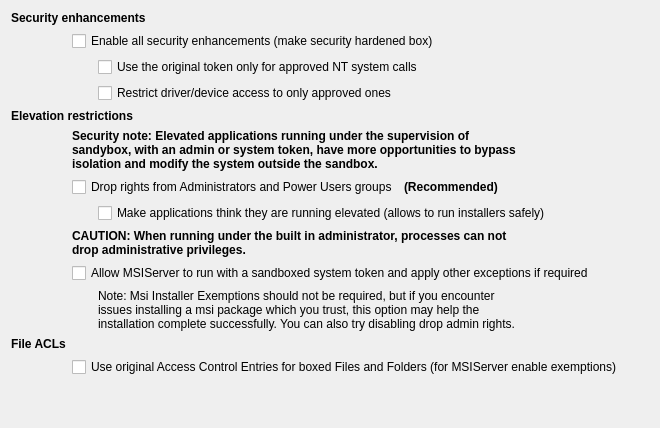
           <widget class="QWidget" name="tabHarden">
            <attribute name="title">
             <string>Security Hardening</string>
            </attribute>
            <layout class="QGridLayout" name="gridLayout_53">
             <item row="0" column="0">
              <layout class="QGridLayout" name="gridLayout_52">
               <item row="3" column="2" colspan="4">
                <widget class="QCheckBox" name="chkRestrictDevices">
                 <property name="text">
                  <string>Restrict driver/device access to only approved ones</string>
                 </property>
                </widget>
               </item>
               <item row="10" column="2" colspan="3">
                <widget class="QLabel" name="label_28">
                 <property name="text">
                  <string>Note: Msi Installer Exemptions should not be required, but if you encounter issues installing a msi package which you trust, this option may help the installation complete successfully. You can also try disabling drop admin rights.</string>
                 </property>
                 <property name="wordWrap">
                  <bool>true</bool>
                 </property>
                </widget>
               </item>
               <item row="10" column="1">
                <widget class="QLabel" name="label_41">
                 <property name="minimumSize">
                  <size>
                   <width>20</width>
                   <height>0</height>
                  </size>
                 </property>
                 <property name="maximumSize">
                  <size>
                   <width>20</width>
                   <height>16777215</height>
                  </size>
                 </property>
                 <property name="text">
                  <string/>
                 </property>
                </widget>
               </item>
               <item row="13" column="3" colspan="3">
                <spacer name="horizontalSpacer_10">
                 <property name="orientation">
                  <enum>Qt::Orientation::Horizontal</enum>
                 </property>
                 <property name="sizeHint" stdset="0">
                  <size>
                   <width>40</width>
                   <height>20</height>
                  </size>
                 </property>
                </spacer>
               </item>
               <item row="13" column="1">
                <spacer name="verticalSpacer_29">
                 <property name="orientation">
                  <enum>Qt::Orientation::Vertical</enum>
                 </property>
                 <property name="sizeHint" stdset="0">
                  <size>
                   <width>20</width>
                   <height>40</height>
                  </size>
                 </property>
                </spacer>
               </item>
               <item row="9" column="1" colspan="5">
                <widget class="QCheckBox" name="chkMsiExemptions">
                 <property name="text">
                  <string>Allow MSIServer to run with a sandboxed system token and apply other exceptions if required</string>
                 </property>
                </widget>
               </item>
               <item row="8" column="1" colspan="4">
                <widget class="QLabel" name="lblAdmin">
                 <property name="font">
                  <font>
                   <bold>true</bold>
                   <kerning>true</kerning>
                  </font>
                 </property>
                 <property name="text">
                  <string>CAUTION: When running under the built in administrator, processes can not drop administrative privileges.</string>
                 </property>
                 <property name="wordWrap">
                  <bool>true</bool>
                 </property>
                </widget>
               </item>
               <item row="5" column="1" colspan="4">
                <widget class="QLabel" name="label_35">
                 <property name="font">
                  <font>
                   <bold>true</bold>
                   <kerning>true</kerning>
                  </font>
                 </property>
                 <property name="text">
                  <string>Security note: Elevated applications running under the supervision of sandybox, with an admin or system token, have more opportunities to bypass isolation and modify the system outside the sandbox.</string>
                 </property>
                 <property name="wordWrap">
                  <bool>true</bool>
                 </property>
                </widget>
               </item>
               <item row="1" column="1" colspan="5">
                <widget class="QCheckBox" name="chkSecurityMode">
                 <property name="text">
                  <string>Enable all security enhancements (make security hardened box)</string>
                 </property>
                </widget>
               </item>
               <item row="6" column="1" colspan="3">
                <widget class="QCheckBox" name="chkDropRights">
                 <property name="text">
                  <string>Drop rights from Administrators and Power Users groups</string>
                 </property>
                </widget>
               </item>
               <item row="4" column="0" colspan="3">
                <widget class="QLabel" name="lblElevation">
                 <property name="font">
                  <font>
                   <bold>true</bold>
                   <kerning>true</kerning>
                  </font>
                 </property>
                 <property name="toolTip">
                  <string>Protect the system from sandboxed processes</string>
                 </property>
                 <property name="text">
                  <string>Elevation restrictions</string>
                 </property>
                </widget>
               </item>
               <item row="11" column="0">
                <widget class="QLabel" name="lblACLs">
                 <property name="font">
                  <font>
                   <bold>true</bold>
                   <kerning>true</kerning>
                  </font>
                 </property>
                 <property name="toolTip">
                  <string>Protect the system from sandboxed processes</string>
                 </property>
                 <property name="text">
                  <string>File ACLs</string>
                 </property>
                </widget>
               </item>
               <item row="7" column="2" colspan="4">
                <widget class="QCheckBox" name="chkFakeElevation">
                 <property name="text">
                  <string>Make applications think they are running elevated (allows to run installers safely)</string>
                 </property>
                </widget>
               </item>
               <item row="6" column="4">
                <widget class="QLabel" name="label_40">
                 <property name="font">
                  <font>
                   <bold>true</bold>
                   <kerning>true</kerning>
                  </font>
                 </property>
                 <property name="text">
                  <string>(Recommended)</string>
                 </property>
                </widget>
               </item>
               <item row="2" column="2" colspan="4">
                <widget class="QCheckBox" name="chkLockDown">
                 <property name="text">
                  <string>Use the original token only for approved NT system calls</string>
                 </property>
                </widget>
               </item>
               <item row="0" column="0" colspan="3">
                <widget class="QLabel" name="lblSecurity">
                 <property name="font">
                  <font>
                   <bold>true</bold>
                   <kerning>true</kerning>
                  </font>
                 </property>
                 <property name="toolTip">
                  <string>Protect the system from sandboxed processes</string>
                 </property>
                 <property name="text">
                  <string>Security enhancements</string>
                 </property>
                </widget>
               </item>
               <item row="12" column="1" colspan="5">
                <widget class="QCheckBox" name="chkACLs">
                 <property name="text">
                  <string>Use original Access Control Entries for boxed Files and Folders (for MSIServer enable exemptions)</string>
                 </property>
                </widget>
               </item>
              </layout>
             </item>
            </layout>
           </widget>
